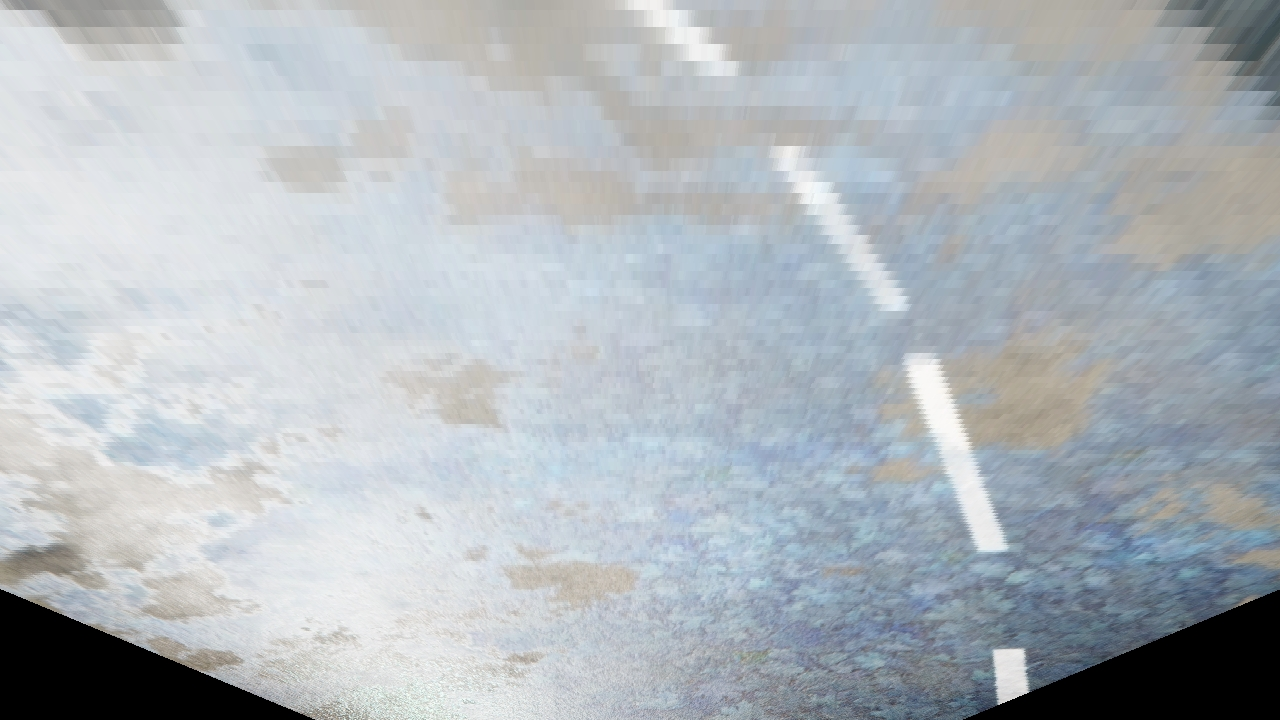
#> input picture notebooks/computer_vision/test_1/lane_detection_image_perspective.jpg, 1280 x 720 px
$ python image_edge.py ../../../notebooks/computer_vision/test_1/image_capture.jpg ../../../notebooks/computer_vision/test_1/lane_detection_image_perspective.jpg   (older library calls are emulated)
#> lines starting #> are read from the running program, lines starting #| are printed output that depends on the picture; after the words box and inside, x2 and y2 are one past the last pixel; in counts of white or black regions, pixels touching at a corner belong together
### scripts/python/lane_detection/image_util_transform.py
import cv2
import numpy as np


# Utility function which applies distortion to image
# [8 lines left out: function apply_distortion, not called in this run]


def apply_sobel_filter(img, kernel_size=3, thresh=(25, 200)):
    gray = cv2.cvtColor(img, cv2.COLOR_RGB2GRAY)

    gray = cv2.GaussianBlur(gray, (kernel_size * 3, kernel_size * 3), 0)
    gray = cv2.bilateralFilter(gray, kernel_size * 3, thresh[0], thresh[1])

    sobel = cv2.Sobel(gray, cv2.CV_64F, 1, 0, ksize=kernel_size)
    abs_sobel = np.absolute(sobel)
    scaled_sobel = np.uint8(255 * abs_sobel / np.max(abs_sobel))
    sxbinary = np.zeros_like(scaled_sobel)
    sxbinary[(scaled_sobel >= thresh[0]) & (scaled_sobel <= thresh[1])] = 1
    return sxbinary


def apply_canny_filter(img, thresh=(50, 200)):
    gray = cv2.cvtColor(img, cv2.COLOR_RGB2GRAY)
    return cv2.Canny(gray, thresh[0], thresh[1])


def apply_edge_filter(img):
    gray = cv2.cvtColor(img, cv2.COLOR_RGB2GRAY)
    sobel = apply_sobel_filter(img)
    canny = apply_canny_filter(img)

    combined_binary = np.zeros_like(gray)
    combined_binary[(sobel == 1) | (canny == 1)] = 1
    return np.uint8(255 * combined_binary)


# Utility function which removes distortion from image
# [43 lines left out: functions remove_distortion, get_warped_projection_vertices, get_undistorted_perspective_vertices, get_distorted_perspective_vertices, not called in this run]

### scripts/python/lane_detection/image_edge.py
import sys

import cv2
import image_util_transform as util_transform


# Lane detection / image edge script
# Used to detect edges in a image
#
# Usage:
#   python3 image_edge.py /path/to/out.png /path/to/in.png
#

def edge_filter(input_image_path, output_image_path):
    input_image = cv2.imread(input_image_path)
    output_image = util_transform.apply_edge_filter(input_image)
    cv2.imwrite(output_image_path, output_image)
    print(output_image_path)


def main():
    edge_filter(sys.argv[2], sys.argv[1])
#> in edge_filter, input_image is the input picture: shape (720, 1280, 3); mean B, G, R 188.1, 182.7, 176.2
#> in apply_edge_filter, `gray = cv2.cvtColor(img, cv2.COLOR_RGB2GRAY)`:
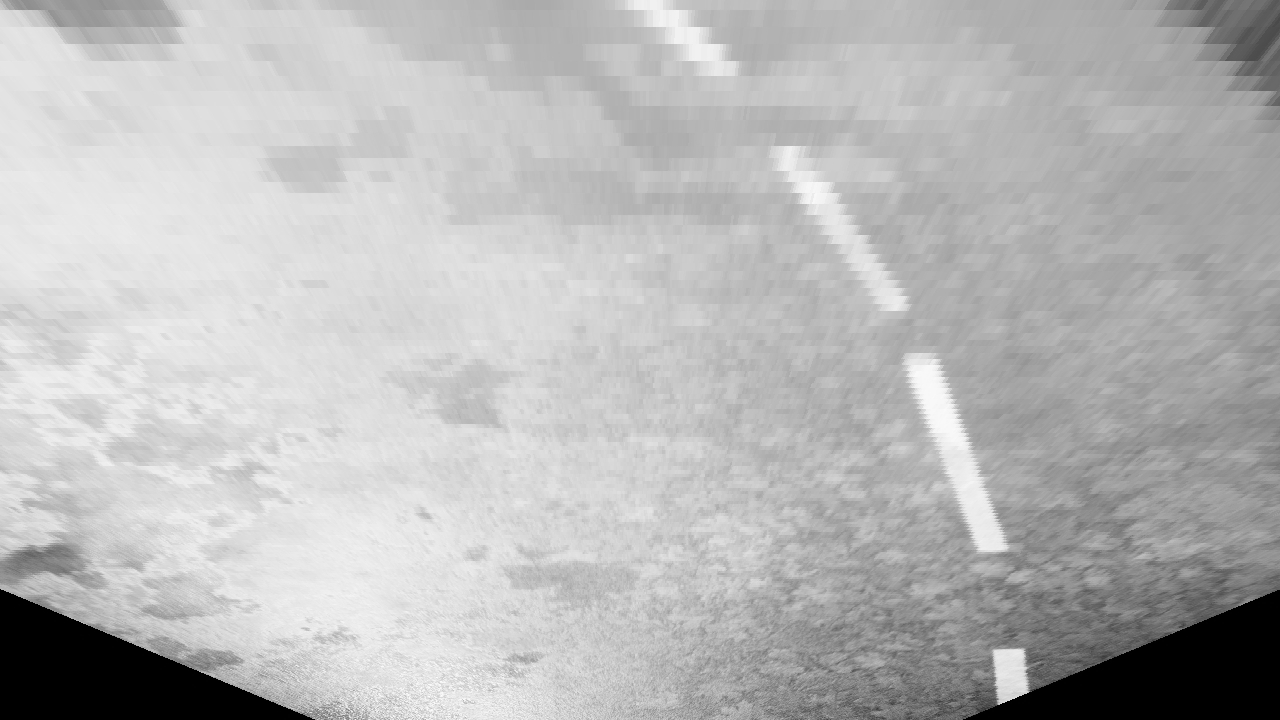
#> gray: shape (720, 1280); min 0, max 253, mean 183.5
#> in apply_sobel_filter, `sobel = cv2.Sobel(gray, cv2.CV_64F, 1, 0, ksize=kernel_size)`:
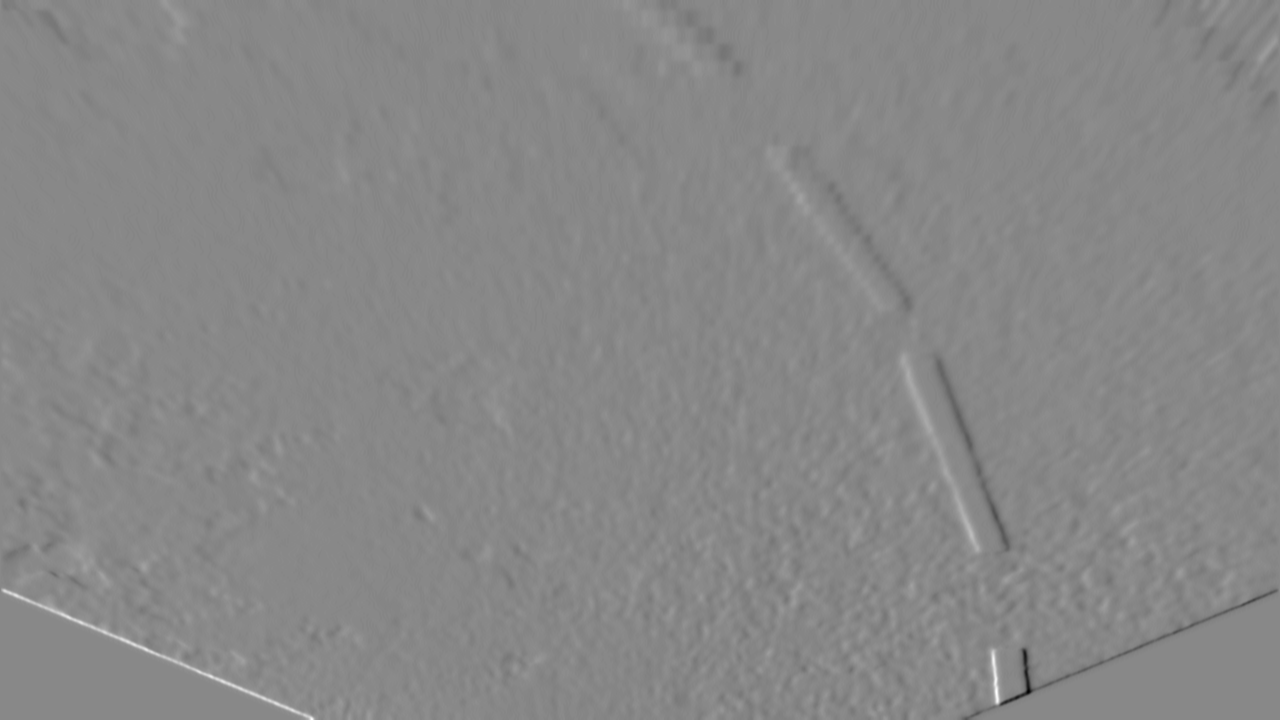
#> sobel: shape (720, 1280) float64; min -237, max 207, mean -0.4; drawn with min black and max white
#> in apply_edge_filter, `sobel = apply_sobel_filter(img)`:
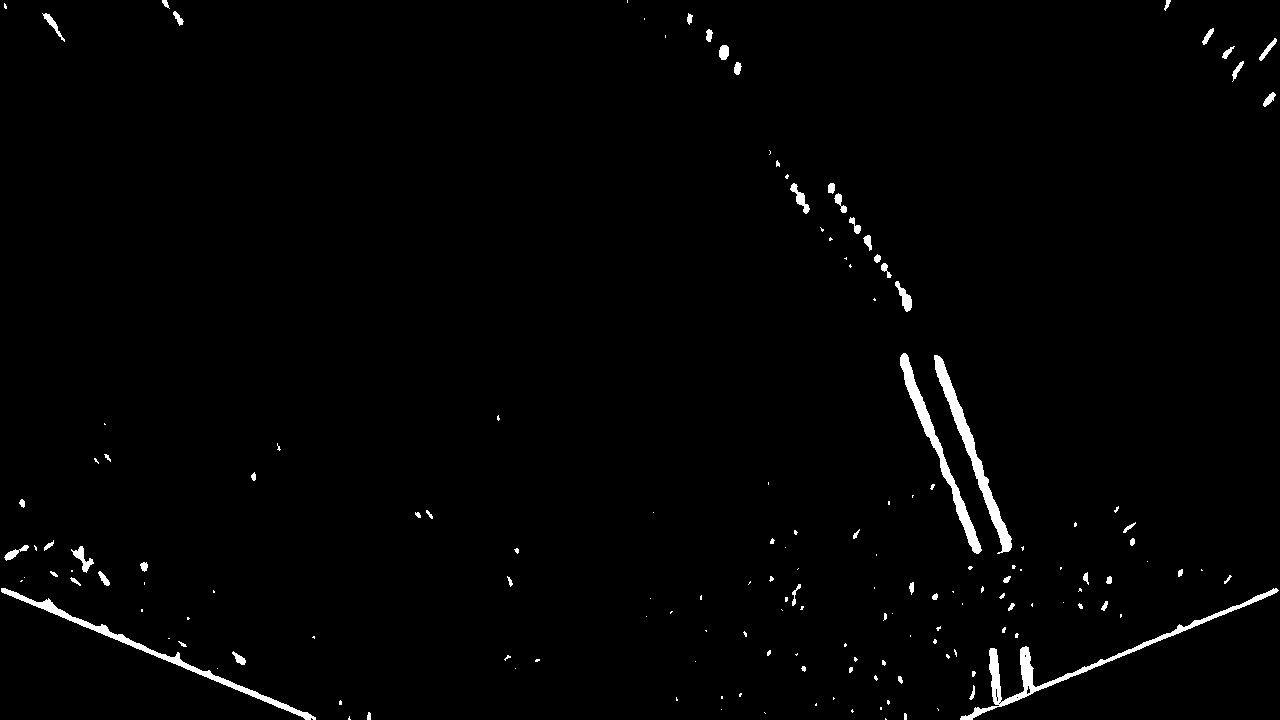
#> sobel: shape (720, 1280); values 0 (black) and 1 (white), 1.4% white; 161 white regions (97 under 20 px), largest, box (x1, y1, x2, y2) and area: (960, 588, 1279, 720) 2486, (934, 355, 1012, 554) 2065, (1, 588, 316, 720) 2001
#> in apply_canny_filter, `return cv2.Canny(gray, thresh[0], thresh[1])`:
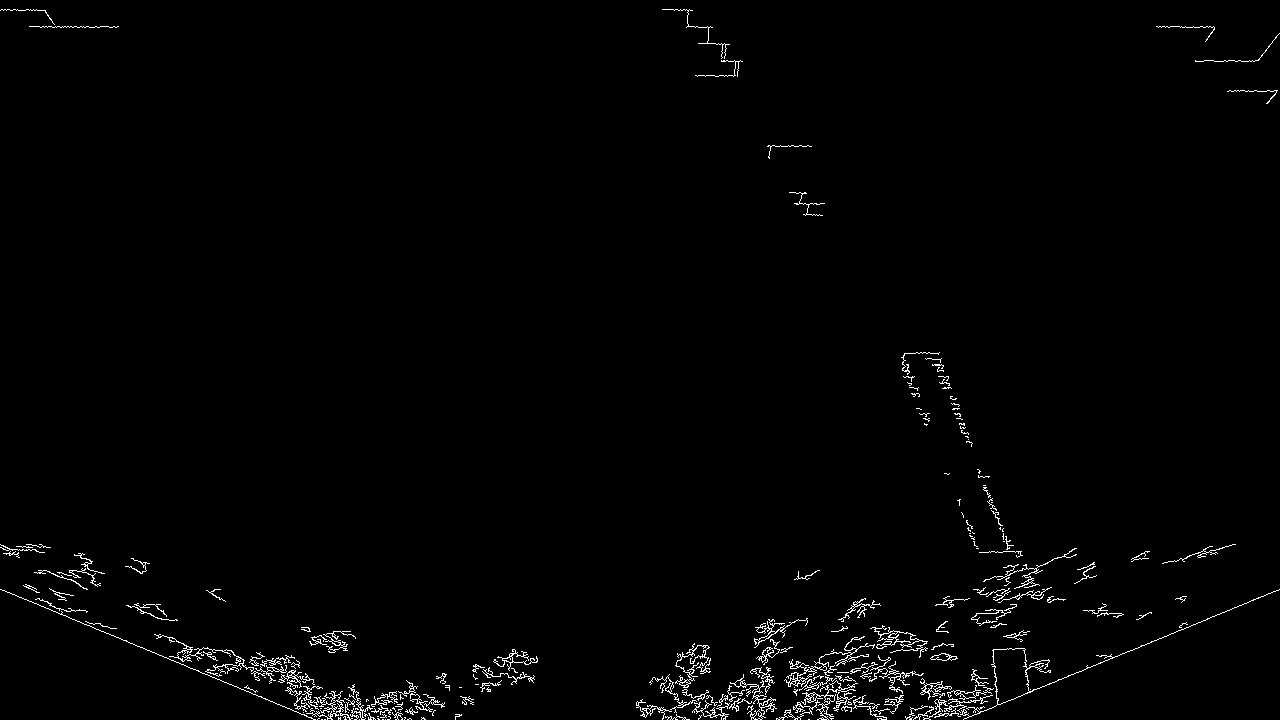
#> returned value: shape (720, 1280); 1.4% white in thin lines or dots


if __name__ == '__main__':
    main()
